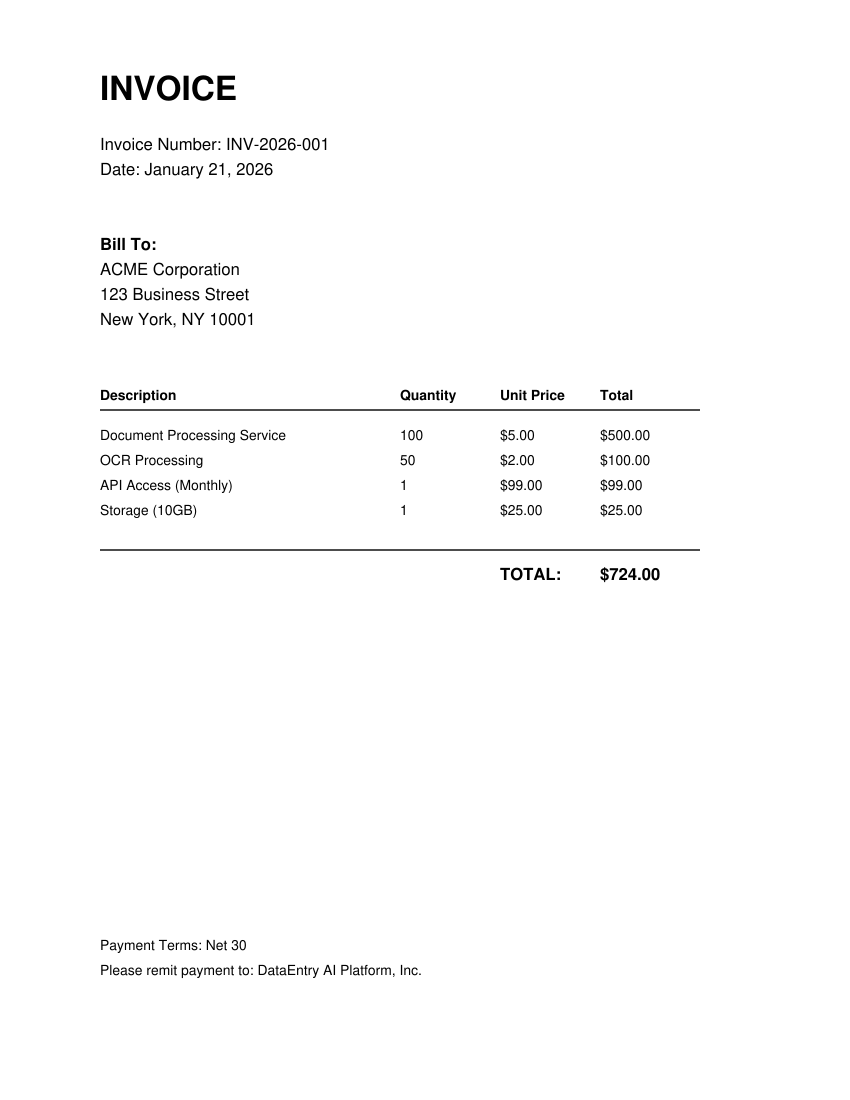

Source code (Python):
# Generate a sample PDF invoice for testing
from reportlab.lib.pagesizes import letter
from reportlab.pdfgen import canvas
from reportlab.lib.units import inch

def create_invoice():
    c = canvas.Canvas("sample_invoice.pdf", pagesize=letter)
    width, height = letter
    
    # Header
    c.setFont("Helvetica-Bold", 24)
    c.drawString(1*inch, height - 1*inch, "INVOICE")
    
    c.setFont("Helvetica", 12)
    c.drawString(1*inch, height - 1.5*inch, "Invoice Number: INV-2026-001")
    c.drawString(1*inch, height - 1.75*inch, "Date: January 21, 2026")
    
    # Bill To
    c.setFont("Helvetica-Bold", 12)
    c.drawString(1*inch, height - 2.5*inch, "Bill To:")
    c.setFont("Helvetica", 12)
    c.drawString(1*inch, height - 2.75*inch, "ACME Corporation")
    c.drawString(1*inch, height - 3*inch, "123 Business Street")
    c.drawString(1*inch, height - 3.25*inch, "New York, NY 10001")
    
    # Table Header
    c.setFont("Helvetica-Bold", 10)
    c.drawString(1*inch, height - 4*inch, "Description")
    c.drawString(4*inch, height - 4*inch, "Quantity")
    c.drawString(5*inch, height - 4*inch, "Unit Price")
    c.drawString(6*inch, height - 4*inch, "Total")
    
    # Line
    c.line(1*inch, height - 4.1*inch, 7*inch, height - 4.1*inch)
    
    # Items
    c.setFont("Helvetica", 10)
    items = [
        ("Document Processing Service", "100", "$5.00", "$500.00"),
        ("OCR Processing", "50", "$2.00", "$100.00"),
        ("API Access (Monthly)", "1", "$99.00", "$99.00"),
        ("Storage (10GB)", "1", "$25.00", "$25.00"),
    ]
    
    y = height - 4.4*inch
    for desc, qty, price, total in items:
        c.drawString(1*inch, y, desc)
        c.drawString(4*inch, y, qty)
        c.drawString(5*inch, y, price)
        c.drawString(6*inch, y, total)
        y -= 0.25*inch
    
    # Total
    c.line(1*inch, y - 0.1*inch, 7*inch, y - 0.1*inch)
    c.setFont("Helvetica-Bold", 12)
    c.drawString(5*inch, y - 0.4*inch, "TOTAL:")
    c.drawString(6*inch, y - 0.4*inch, "$724.00")
    
    # Footer
    c.setFont("Helvetica", 10)
    c.drawString(1*inch, 1.5*inch, "Payment Terms: Net 30")
    c.drawString(1*inch, 1.25*inch, "Please remit payment to: DataEntry AI Platform, Inc.")
    
    c.save()
    print("Created sample_invoice.pdf")

if __name__ == "__main__":
    create_invoice()
